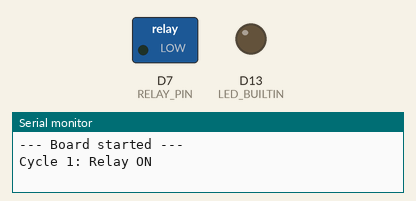
Recording of a program running on a simulated STM32 Nucleo. Parts: switched loads named in the program (green lamp = pin HIGH), output pins drawn as LEDs (lit = HIGH), the last lines printed to the serial monitor.

Above: at 2.5 s.
At 7.5 s:
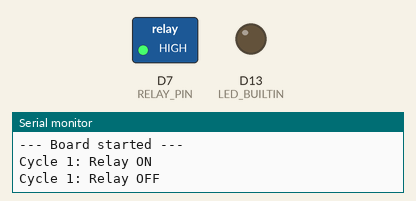
Timing chart, 0 to 13.0 s (numbered marks = the images above):
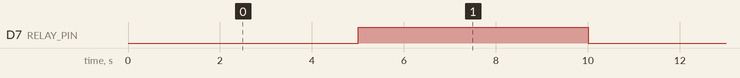

Measured:
- by itself, D7 (RELAY_PIN): alternates HIGH for 5.0 s and LOW for 5.0 s

The program:

main.cpp
```cpp
#include <Arduino.h>

#define RELAY_PIN D7
#define RELAY_ON  LOW
#define RELAY_OFF HIGH

const unsigned long SWITCH_TIME = 5000;   // 5s
int cycle = 0;

void setup() {
  Serial.begin(115200);
  pinMode(LED_BUILTIN, OUTPUT);
  digitalWrite(RELAY_PIN, RELAY_OFF);
  pinMode(RELAY_PIN, OUTPUT_OPEN_DRAIN);
  Serial.println("--- Board started ---");
}

void loop() {
  cycle++;
  Serial.print("Cycle "); Serial.print(cycle); Serial.println(": Relay ON");
  digitalWrite(RELAY_PIN, RELAY_ON);

  delay(SWITCH_TIME);

  Serial.print("Cycle "); Serial.print(cycle); Serial.println(": Relay OFF");
  digitalWrite(RELAY_PIN, RELAY_OFF);

  delay(SWITCH_TIME);
}
```
